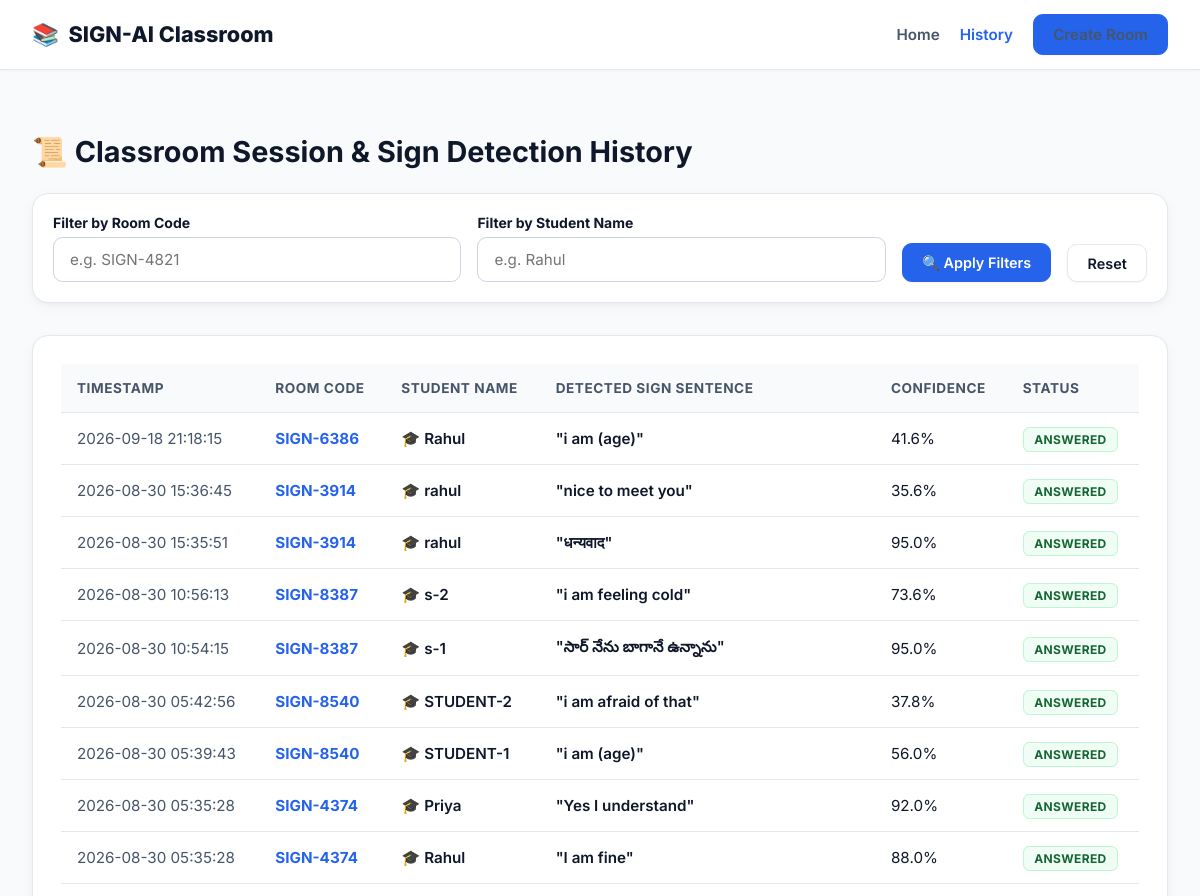
Before: /history (upper part) with the older database file.
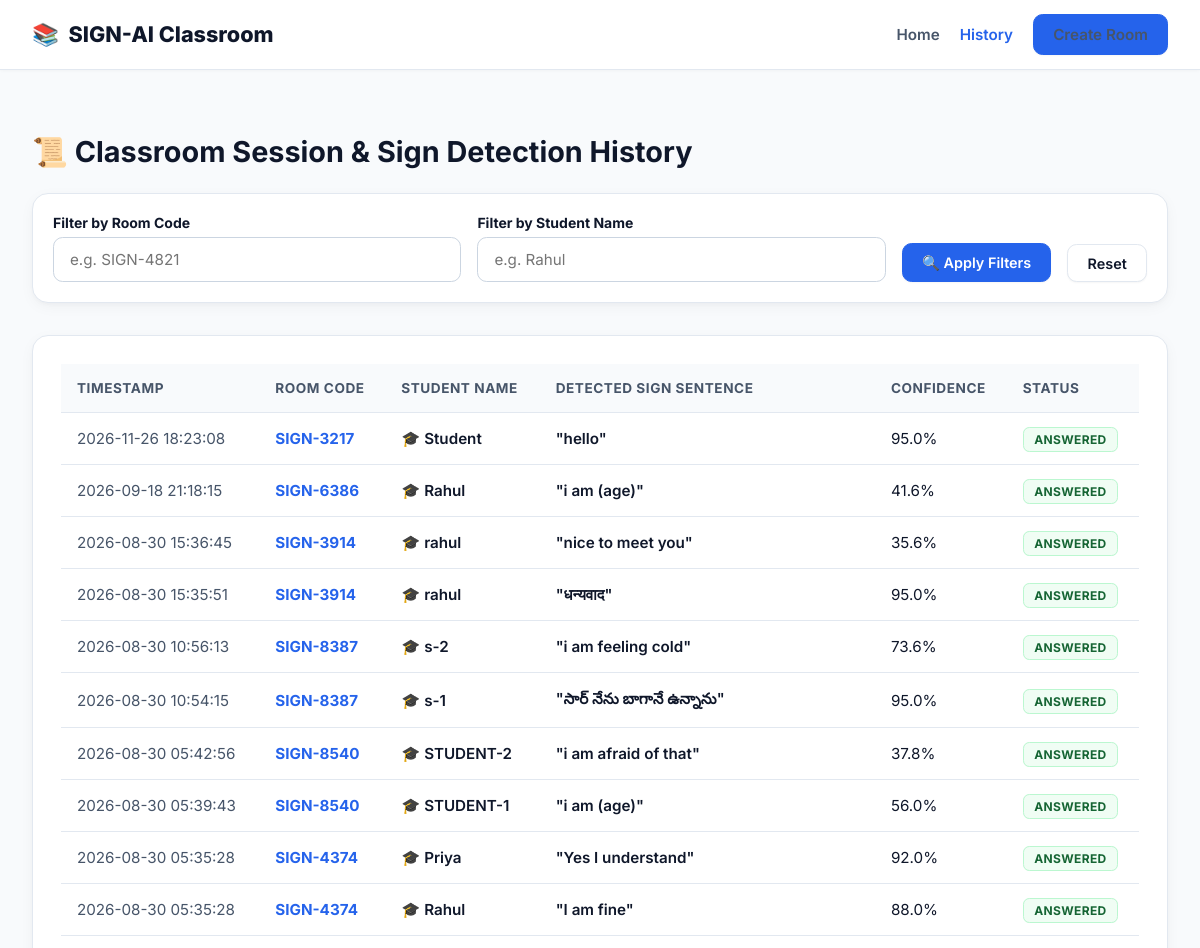
After: the same page with the newer database file.
### tables this page shows
CREATE TABLE student_responses (
                id INTEGER PRIMARY KEY AUTOINCREMENT,
                question_id TEXT NOT NULL,
                room_code TEXT NOT NULL,
                student_name TEXT NOT NULL,
                predicted_answer TEXT NOT NULL,
                confidence REAL NOT NULL,
                status TEXT DEFAULT 'ANSWERED',
                created_at TEXT NOT NULL,
                updated_at TEXT NOT NULL, original_prediction TEXT, target_language TEXT DEFAULT 'en', translated_text TEXT, response_mode TEXT DEFAULT 'speech', latency_ms REAL DEFAULT 0.0, reviewed INTEGER DEFAULT 0,
                FOREIGN KEY (question_id) REFERENCES questions (question_id),
                FOREIGN KEY (room_code) REFERENCES rooms (room_code)
            );

### app.py (the view)
@app.route('/history')
def history_page():
    room_code = request.args.get('room_code')
    student_name = request.args.get('student_name')
    logs = db.get_filtered_history(room_code=room_code, student_name=student_name)
    return render_template('history.html', logs=logs)

### app.py (called while the page is built)
@app.after_request
def add_header(response):
    response.headers['Cache-Control'] = 'no-cache, no-store, must-revalidate'
    response.headers['Pragma'] = 'no-cache'
    response.headers['Expires'] = '0'
    return response

### src/database.py (called while the page is built)
    def _get_connection(self):
        return sqlite3.connect(self.db_path)

### templates/history.html (shortened to what this page needs)
<!DOCTYPE html>
<html lang="en">
<head>
    <link rel="stylesheet" href="{{ url_for('static', filename='css/classroom.css') }}">
</head>
<body>
    <nav class="navbar">
        <div class="nav-brand">
            <span>📚</span>
            <a href="/" style="color: inherit; text-decoration: none;">SIGN-AI Classroom</a>
        </div>
        <div class="nav-links">
            <a href="/">Home</a>
            <a href="/history" class="active">History</a>
            <a href="/create-room" class="btn btn-primary">Create Room</a>
        </div>
    </nav>
    <div class="container" style="margin-top: 2rem;">
        <h2 style="font-size: 1.8rem; margin-bottom: 1.5rem;">📜 Classroom Session & Sign Detection History</h2>
        <div class="glass-card" style="margin-bottom: 2rem; padding: 1.25rem;">
            <form action="/history" method="GET" style="display: flex; gap: 1rem; align-items: flex-end; flex-wrap: wrap;">
                <div class="form-group" style="margin: 0; flex: 1; min-width: 200px;">
                    <label>Filter by Room Code</label>
                    <input type="text" name="room_code" class="form-control" placeholder="e.g. SIGN-4821" value="{{ request.args.get('room_code', '') }}">
                </div>
                <div class="form-group" style="margin: 0; flex: 1; min-width: 200px;">
                    <label>Filter by Student Name</label>
                    <input type="text" name="student_name" class="form-control" placeholder="e.g. Rahul" value="{{ request.args.get('student_name', '') }}">
                </div>
                <button type="submit" class="btn btn-primary">🔍 Apply Filters</button>
                <a href="/history" class="btn btn-secondary">Reset</a>
            </form>
        </div>
        <div class="glass-card">
            <table style="width: 100%; border-collapse: collapse; text-align: left;">
                <thead>
                    <tr style="border-bottom: 1px solid var(--border-color); color: var(--text-muted); font-size: 0.9rem;">
                        <th style="padding: 1rem;">Timestamp</th>
                        <th style="padding: 1rem;">Room Code</th>
                        <th style="padding: 1rem;">Student Name</th>
                        <th style="padding: 1rem;">Detected Sign Sentence</th>
                        <th style="padding: 1rem;">Confidence</th>
                        <th style="padding: 1rem;">Status</th>
                    </tr>
                </thead>
                <tbody>
                    {% for log in logs %}
                    <tr style="border-bottom: 1px solid var(--border-color);">
                        <td style="padding: 1rem; color: var(--text-muted);">{{ log.timestamp }}</td>
                        <td style="padding: 1rem; font-weight: 700; color: var(--primary-color);">{{ log.room_code }}</td>
                        <td style="padding: 1rem; font-weight: 600; color: var(--text-main);">🎓 {{ log.student_name }}</td>
                        <td style="padding: 1rem; font-weight: 600; color: var(--text-main);">"{{ log.detected_sentence }}"</td>
                        <td style="padding: 1rem;">{{ (log.confidence * 100)|round(1) }}%</td>
                        <td style="padding: 1rem;"><span class="badge badge-success">{{ log.status }}</span></td>
                    </tr>
                    {% else %}
                    <tr>
                        <td colspan="6" style="padding: 2rem; text-align: center; color: var(--text-muted);">No matching sign detection history logs found.</td>
                    </tr>
                    {% endfor %}
                </tbody>
            </table>
        </div>
    </div>
</body>
</html>

Changed rows visible on the page:
added student_responses: timestamp "2026-11-26 18:23:08", room_code "SIGN-3217", student_name "Student", detected_sentence "hello", (log.confidence*100)|round(1) "95.0", status "ANSWERED"
